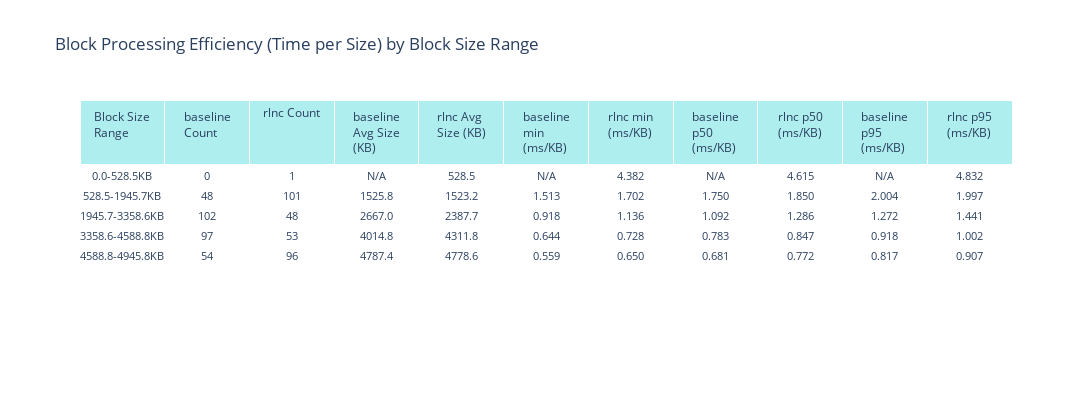

The cell this chart's notebook holds for it:
### Code cell
def create_efficiency_metrics_table(metrics, metrics_to_show):
    """
    Create a table showing efficiency metrics by block size bins.
    
    Args:
        metrics (dict): Dictionary with network keys and metrics DataFrames
        metrics_to_show (list): List of metrics to include in the table
    """
    # Collect all block sizes to determine appropriate bins
    all_block_sizes = []
    for network, network_metrics in metrics.items():
        valid_sizes = network_metrics['block_total_bytes'].dropna().values
        all_block_sizes.extend(valid_sizes)
    
    # Determine bin edges using quantiles
    if len(all_block_sizes) > 10:
        # Use quartiles for simplicity (4 bins)
        quartiles = np.percentile(all_block_sizes, [0, 25, 50, 75, 100])
        size_bins = [0] + [q for q in quartiles if q > 0]
        size_bins = sorted(list(set(size_bins)))  # Remove duplicates and ensure sorted
        
        # If we have very small ranges, use reasonable defaults
        if len(size_bins) < 3:
            size_bins = [0, np.median(all_block_sizes), max(all_block_sizes) * 1.1]
    else:
        # Not enough data, use some reasonable defaults
        size_bins = [0, np.median(all_block_sizes), float('inf')]
    
    # Add infinity as the last bin edge if it's not there
    if size_bins[-1] != float('inf'):
        size_bins.append(float('inf'))
    
    # Create labels for the bins
    bin_labels = []
    for i in range(len(size_bins) - 1):
        if size_bins[i+1] == float('inf'):
            bin_labels.append(f'>{size_bins[i]/1024:.1f}KB')
        else:
            bin_labels.append(f'{size_bins[i]/1024:.1f}-{size_bins[i+1]/1024:.1f}KB')
    
    # Process each network's data
    network_binned_data = {}
    
    for network, network_metrics in metrics.items():
        # Drop NaN values and create a copy for safe modification
        network_metrics_filtered = network_metrics.dropna(subset=['block_total_bytes']).copy()
        
        # Add block size bin column using .loc to avoid SettingWithCopyWarning
        network_metrics_filtered.loc[:, 'block_size_bin'] = pd.cut(
            network_metrics_filtered['block_total_bytes'], 
            bins=size_bins, 
            labels=bin_labels
        )
        
        # Select columns to aggregate
        cols_to_agg = [f'{metric}_per_kb' for metric in metrics_to_show] + ['block_total_bytes']
        
        # Group by block size bin and aggregate with observed=True
        agg_dict = {col: 'mean' for col in cols_to_agg}
        agg_dict['block_total_bytes'] = ['mean', 'count']
        
        binned = network_metrics_filtered.groupby('block_size_bin', observed=True).agg(agg_dict)
        binned.columns = ['_'.join(col).strip() for col in binned.columns.values]
        binned = binned.reset_index()
        
        # Rename columns for clarity
        binned = binned.rename(columns={'block_total_bytes_mean': f'{network}_avg_size', 
                                       'block_total_bytes_count': f'{network}_count'})
        
        for metric in metrics_to_show:
            binned = binned.rename(columns={f'{metric}_per_kb_mean': f'{network}_{metric}'})
            
        network_binned_data[network] = binned
    
    # Merge all networks' data
    network_keys = list(metrics.keys())
    if network_keys:
        merged_data = network_binned_data[network_keys[0]].copy()
        
        for i in range(1, len(network_keys)):
            merged_data = pd.merge(merged_data, network_binned_data[network_keys[i]], 
                                  on='block_size_bin', how='outer')
    else:
        # Handle empty metrics case
        return go.Figure()
    
    # Create display labels for networks
    network_labels = {network: config["networks"][network]["label"] for network in metrics.keys()}
    
    # Prepare data for the table
    table_data = [
        ['Block Size Range'] + 
        [f'{network_labels[network]} Count' for network in network_keys] +
        [f'{network_labels[network]} Avg Size (KB)' for network in network_keys]
    ]
    
    # Add headings for each metric
    for metric in metrics_to_show:
        table_data[0].extend([f'{network_labels[network]} {metric.replace("_time_per_byte", "")} (ms/KB)' for network in network_keys])
    
    # Fill in the data
    for _, row in merged_data.iterrows():
        table_row = [row['block_size_bin']]
        
        # Add counts for each network
        for network in network_keys:
            count_col = f'{network}_count'
            if count_col in row and not pd.isna(row[count_col]):
                table_row.append(f"{int(row[count_col])}")
            else:
                table_row.append('0')
        
        # Add average sizes for each network (converted to KB)
        for network in network_keys:
            size_col = f'{network}_avg_size'
            if size_col in row and not pd.isna(row[size_col]):
                table_row.append(f"{row[size_col]/1024:.1f}")
            else:
                table_row.append('N/A')
        
        # Add metrics for each network
        for metric in metrics_to_show:
            for network in network_keys:
                metric_col = f'{network}_{metric}'
                if metric_col in row and not pd.isna(row[metric_col]):
                    table_row.append(f"{row[metric_col]:.3f}")
                else:
                    table_row.append('N/A')
        
        table_data.append(table_row)
    
    # Create table figure
    table_fig = go.Figure(data=[go.Table(
        header=dict(
            values=table_data[0],
            fill_color='paleturquoise',
            align='center',
            font=dict(size=12)
        ),
        cells=dict(
            values=[[row[i] for row in table_data[1:]] for i in range(len(table_data[0]))],
            fill_color='white',
            align='center',
            font=dict(size=11)
        )
    )])
    
    table_fig.update_layout(
        title="Block Processing Efficiency (Time per Size) by Block Size Range",
        height=400,
        width=1200
    )
    
    return table_fig

# Create efficiency metrics table
metrics_to_show = ['min_time_per_byte', 'p50_time_per_byte', 'p95_time_per_byte']
fig = create_efficiency_metrics_table(metrics, metrics_to_show)
fig.show()

### Figure 1 — Plotly figure (JSON) as saved in the notebook; plotly's stock layout.template omitted (floating-point values rounded to 4 significant figures)
{"data": [{"cells": {"align": "center", "fill": {"color": "white"}, "font": {"size": 11}, "values": [["0.0-528.5KB", "528.5-1945.7KB", "1945.7-3358.6KB", "3358.6-4588.8KB", "4588.8-4945.8KB"], ["0", "48", "102", "97", "54"], ["1", "101", "48", "53", "96"], ["N/A", "1525.8", "2667.0", "4014.8", "4787.4"], ["528.5", "1523.2", "2387.7", "4311.8", "4778.6"], ["N/A", "1.513", "0.918", "0.644", "0.559"], ["4.382", "1.702", "1.136", "0.728", "0.650"], ["N/A", "1.750", "1.092", "0.783", "0.681"], ["4.615", "1.850", "1.286", "0.847", "0.772"], ["N/A", "2.004", "1.272", "0.918", "0.817"], ["4.832", "1.997", "1.441", "1.002", "0.907"]]}, "header": {"align": "center", "fill": {"color": "paleturquoise"}, "font": {"size": 12}, "values": ["Block Size Range", "baseline Count", "rlnc Count", "baseline Avg Size (KB)", "rlnc Avg Size (KB)", "baseline min (ms/KB)", "rlnc min (ms/KB)", "baseline p50 (ms/KB)", "rlnc p50 (ms/KB)", "baseline p95 (ms/KB)", "rlnc p95 (ms/KB)"]}, "type": "table"}], "layout": {"height": 400, "title": {"text": "Block Processing Efficiency (Time per Size) by Block Size Range"}, "width": 1200}}
